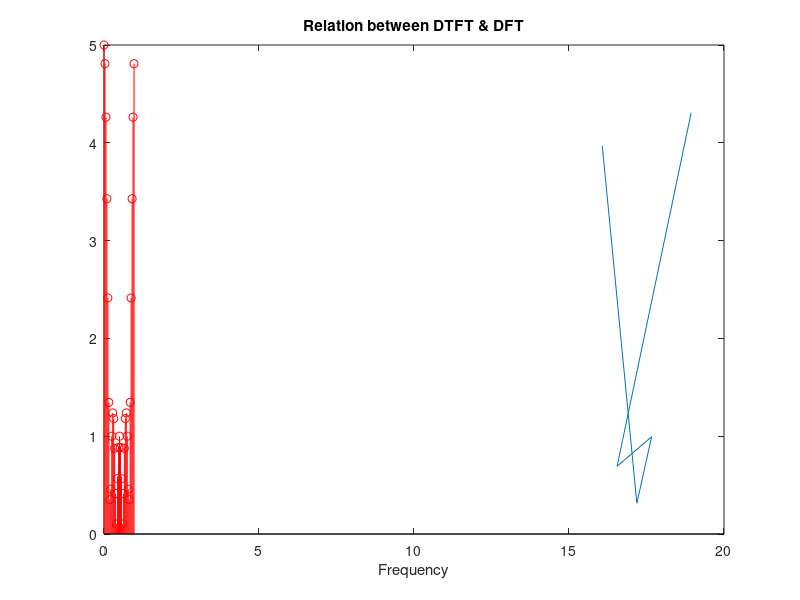

Recreate this plot in MATLAB.
clc;
close all;

k = 0:31;
x = [1 1 1 1 1 zeros(1,27)];

[h w] = freqz(x,1,'whole');

plot(w/(2*pi),abs(h));
grid;

xlabel('Frequency');
ylabel('');
title('Relation between DTFT & DFT');
X = fft(x);

hold on;

stem(k/32, abs(X),'ro');
grid;
